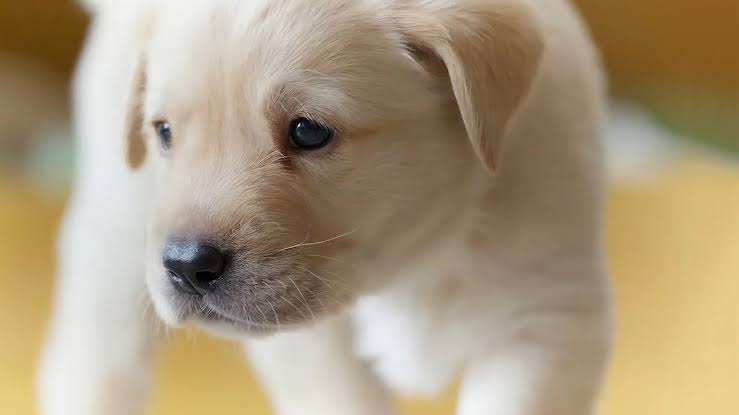
#> input picture images.jpeg, 739 x 415 px
$ python realimg.py
#> lines starting #> are read from the running program, lines starting #| are printed output that depends on the picture; after the words box and inside, x2 and y2 are one past the last pixel; in counts of white or black regions, pixels touching at a corner belong together
#!/usr/bin/python3

import cv2
x=cv2.imread('images.jpeg')
#> x is the input picture: shape (415, 739, 3); mean B, G, R 126.6, 153.8, 170.4
print(x)
#> (printed output is left out)
print(x.shape)
#| (415, 739, 3)

cv2.rectangle(x,(0,0),(300,400),(0,0,255),2)
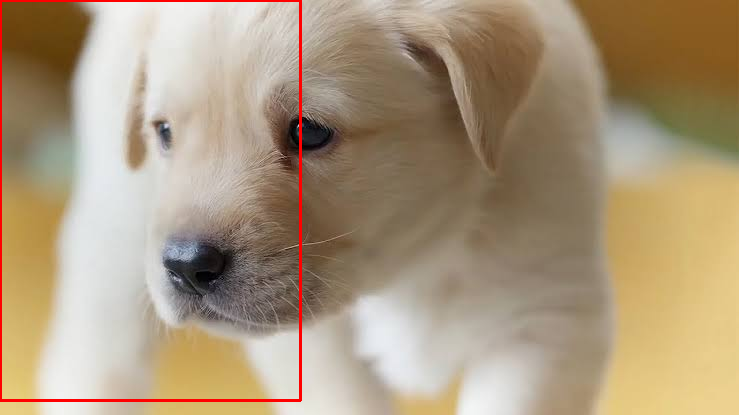
#> x: shape (415, 739, 3); 1.14% of pixels changed, all inside (x1, y1, x2, y2) = (0, 0, 302, 402)
cv2.imshow('adhoc',x)
cv2.imshow('adhoc1',x[0:200,50:400])
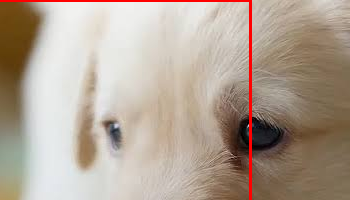
#> window 'adhoc1': shape (200, 350, 3); mean B, G, R 149.1, 163.2, 178.4
cv2.waitKey(0)
